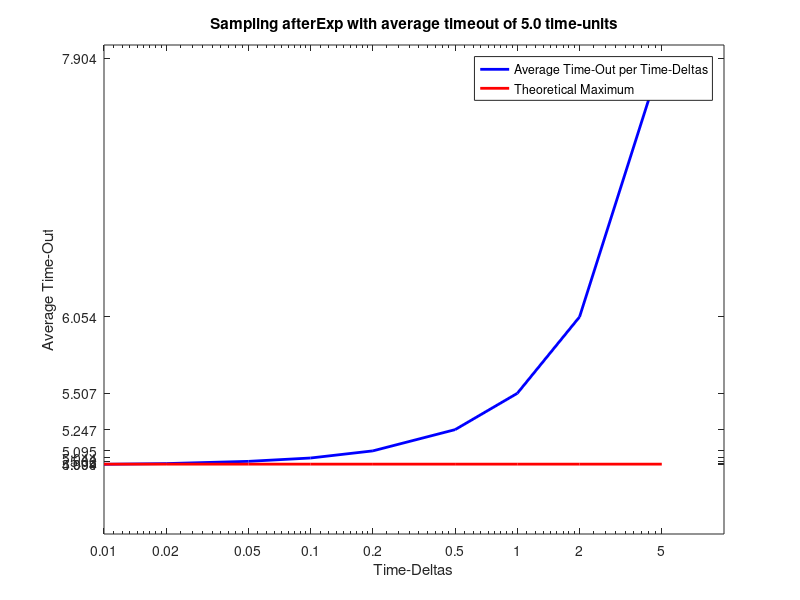

Write MATLAB code to recreate this figure.
dtAvgs = [
5.000,7.904;
2.000,6.054;
1.000,5.507;
0.500,5.247;
0.200,5.095;
0.100,5.044;
0.050,5.020;
0.020,5.004;
0.010,4.999;
];
eventTime = 5.0;
dt = dtAvgs (:, 1);
avg = dtAvgs (:, 2);
n = length (dt);
ecsTheoryLinePoints = n + 1;
ecsTheoryLineX = [0; dt];
ecsTheoryLineY = ones(ecsTheoryLinePoints, 1) * eventTime;
figure;
semilogx (dt, avg, 'color', 'blue', 'linewidth', 2);
hold on
plot (ecsTheoryLineX, ecsTheoryLineY, 'color', 'red', 'linewidth', 2);
xLabels = cellstr(num2str(dt));
yLabels = cellstr(num2str(avg));
set(gca,'YTick', avg);
set(gca,'XTick', dt);
set(gca, 'xticklabel', xLabels);
set(gca, 'yticklabel', yLabels);
xlabel ('Time-Deltas');
ylabel ('Average Time-Out');
legend ('Average Time-Out per Time-Deltas', 'Theoretical Maximum');
title ('Sampling afterExp with average timeout of 5.0 time-units');
